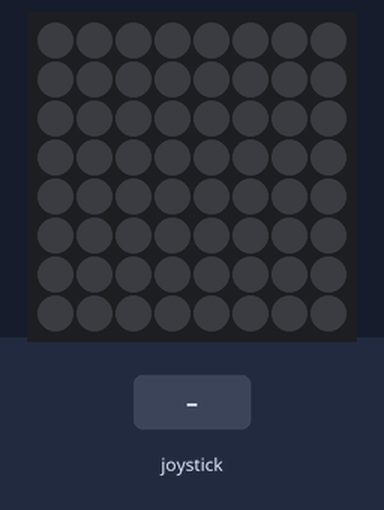
The program below on a simulated Raspberry Pi (BCM pin numbers) with a Sense HAT. Shown: the Sense HAT's 8×8 RGB LED matrix. The test bench sets the inputs (shaded band). Random numbers come from a fixed seed.

Above: at 1.2 s.
1.3 s: joystick pushed up
At 1.8 s:
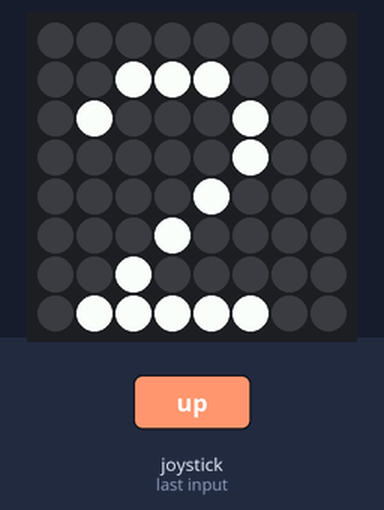
2.8 s: joystick pushed down
At 4.0 s:
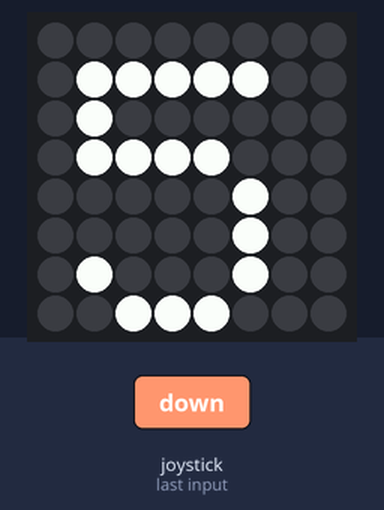
4.3 s: joystick pushed left
At 5.3 s:
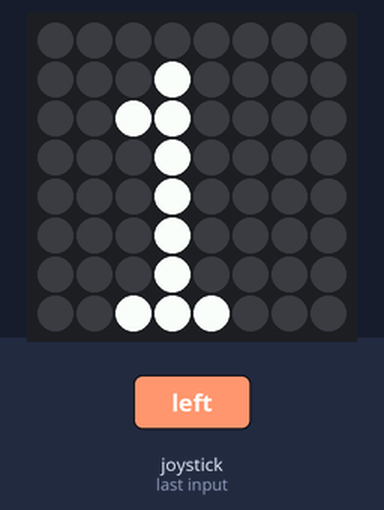
Timing chart, 0 to 7.3 s (numbered marks = the images above; inputs shaded):
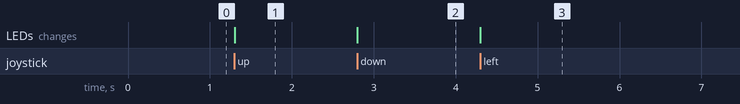

Measured:
- after the input at 1.3 s, the LEDs: change at once (image 1)
- after the input at 2.8 s, the LEDs: change at once (image 2)
- after the input at 4.3 s, the LEDs: change at once (image 3)

The program:

p03_dice.py
```python
# p03 · 전자 주사위 (조이스틱 + 무작위)
from sense_hat import SenseHat   # SenseHAT 도구 상자 가져오기
from random import randint       # 무작위 수 도구 가져오기
sense = SenseHat()               # 내 SenseHAT을 sense라고 부르기
sense.set_rotation(180)          # 화면 180도 돌리기 (케이스에 거꾸로 꽂힘)
sense.clear()                    # 화면 지우기 (켜진 LED 끄기)

while True:
    e = sense.stick.wait_for_event()            # 조이스틱을 기다리기
    if e.action == "pressed":                   # 누르면
        sense.show_letter(str(randint(1, 6)))   # 1~6 중 아무 수 보여 주기
```
